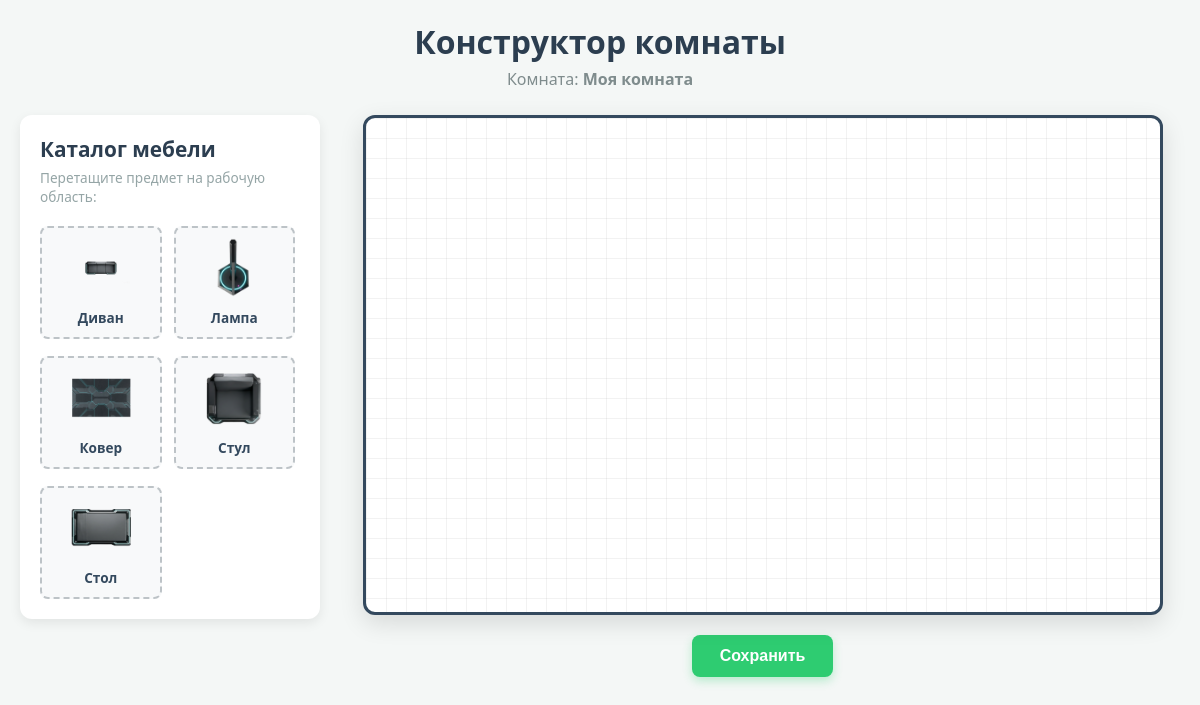
Before: / with the older database file.
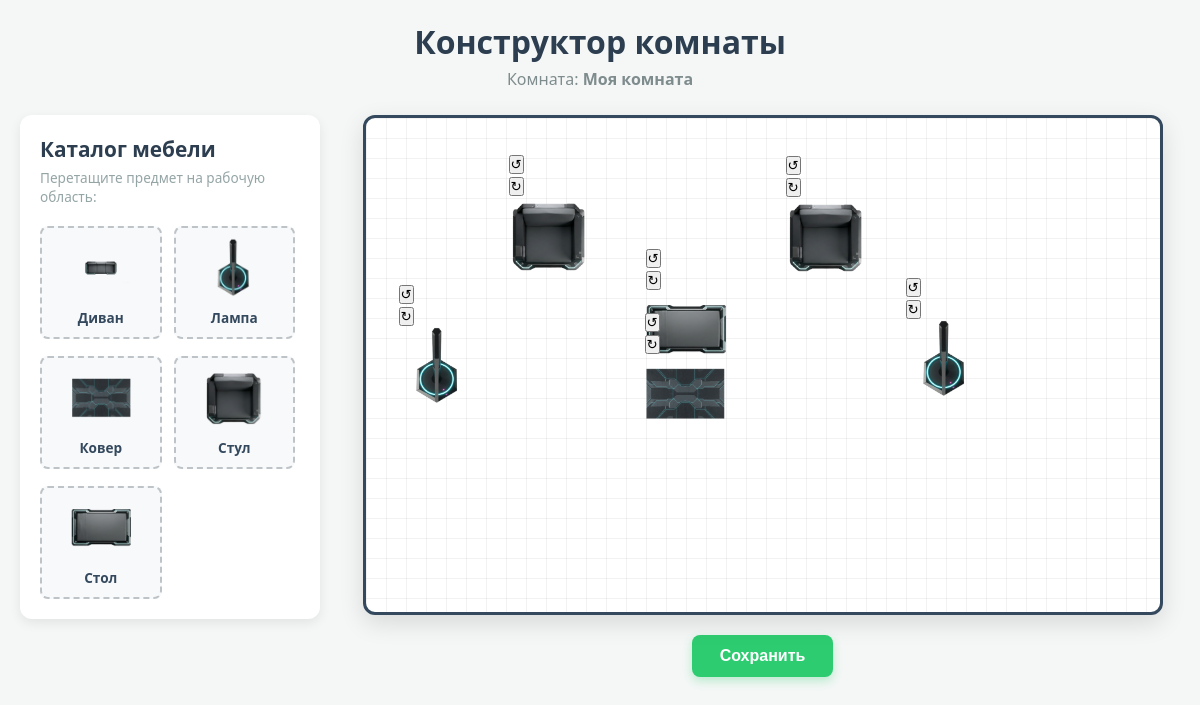
After: the same page with the newer database file.
### constructor/models.py (models this page shows, shortened)
class Room(models.Model):
    name = models.CharField(max_length=50, default='Моя комната', verbose_name='Комната')
    created_at = models.DateTimeField(auto_now_add=True, verbose_name='Дата создания')
    class Meta:
        verbose_name = 'Комната'
        verbose_name_plural = 'Комнаты'

class Furniture(models.Model):
    name = models.CharField(max_length=100, verbose_name='Предмет')
    category = models.CharField(max_length=50, verbose_name='Категория')
    image = models.ImageField(upload_to='furniture/', verbose_name='Изображение предмета')
    class Meta:
        verbose_name = 'Предмет мебели'
        verbose_name_plural = 'Каталог мебели'

class RoomFurniture(models.Model):
    room = models.ForeignKey(Room, on_delete=models.CASCADE, related_name='placed_furniture', verbose_name='Комната')
    furniture = models.ForeignKey(Furniture, on_delete=models.CASCADE, verbose_name='Предмет мебели')
    x_pos = models.IntegerField(default=0, verbose_name='Координата X (px)')
    y_pos = models.IntegerField(default=0, verbose_name='Координата Y (px)')
    width = models.IntegerField(default=80, verbose_name='Ширина (px)')
    height = models.IntegerField(default=80, verbose_name='Высота (px)')
    rotation = models.IntegerField(default=0, verbose_name='Угол поворота (гр.)')
    class Meta:
        verbose_name = 'Размещенный предмет'
        verbose_name_plural = 'Размещенная мебель в комнатах'

### constructor/views.py (the view)
# urls.py: path('', views.room_view, name='room'),
def room_view(request):
    room, created = Room.objects.get_or_create(id=1, defaults={'name': 'Моя комната'})
    furniture_catalog = Furniture.objects.all()
    placed_furniture = RoomFurniture.objects.filter(room=room)
    context = {
        'room': room,
        'furniture_catalog': furniture_catalog,
        'placed_furniture': placed_furniture
    }
    return render(request, 'constructor/room.html', context)

### constructor/templates/constructor/room.html (shortened to what this page needs)
{% load static %}
<!DOCTYPE html>
<html lang="en">
<head>
    <link rel="stylesheet" href="{% static 'constructor/css/style.css' %}">
</head>
<body>
    <header>
        <h1>Конструктор комнаты</h1>
        <p>Комната: <strong>{{ room.name }}</strong></p>
    </header>
    <main>
        <aside>
            <h2>Каталог мебели</h2>
            <p>Перетащите предмет на рабочую область:</p>
            <div class="catalog-list">
                {% for item in furniture_catalog %}
                    <div class="catalog-item" draggable="true" data-id="{{ item.id }}" data-name="{{ item.name }}" data-image="{{ item.image.url }}">
                        <img src="{{ item.image.url }}" alt="{{ item.name }}">
                        <span>{{ item.name }}</span>
                    </div>
                {% empty %}
                    <p class="empty-msg">Каталог пуст</p>
                {% endfor %}
            </div>
        </aside>
        <section class="room-panel">
            <div class="room-workspace" id="roomWorkspace" data-room-id="{{ room.id }}">
                {% for placed in placed_furniture %}
                    <div
                            class="placed-item"
                            style="
                                    left: {{ placed.x_pos }}px;
                                    top: {{ placed.y_pos }}px;
                                    width: {{ placed.width }}px;
                                    height: {{ placed.height }}px;
                                    transform: rotate({{ placed.rotation }}deg)"
                            data-furniture-id="{{ placed.furniture.id }}"
                            data-width="{{ placed.width }}"
                            data-height="{{ placed.height }}"
                            data-rotation="{{ placed.rotation }}">
                        <div class="placed-item-controls">
                            <button class="control-btn rot-left">&#8634;</button>
                            <button class="control-btn rot-right">&#8635;</button>
                        </div>
                        <img src="{{ placed.furniture.image.url }}">
                    </div>
                {% endfor %}
            </div>
            <div class="controls-panel">
                <button id="saveRoom" class="btn btn-success">Сохранить</button>
            </div>
        </section>
    </main>
</body>
</html>

### constructor/static/constructor/css/style.css (style rules this page uses)
* { box-sizing: border-box; margin: 0; padding: 0; }
body { font-family: 'Segoe UI', Tahoma, Geneva, Verdana, sans-serif; background-color: #f4f7f6; color: #333; display: flex; flex-direction: column; min-height: 100vh; padding: 20px; }
header { text-align: center; margin-bottom: 25px; }
header h1 { font-size: 2rem; color: #2c3e50; margin-bottom: 5px; }
header p { color: #7f8c8d; font-size: 1rem; }
main { display: flex; gap: 25px; max-width: 1300px; margin: 0 auto; width: 100%; align-items: flex-start; }
aside { flex: 0 0 300px; background: #ffffff; padding: 20px; border-radius: 12px; box-shadow: 0 4px 12px rgba(0, 0, 0, 0.08); }
aside h2 { font-size: 1.3rem; color: #2c3e50; margin-bottom: 5px; }
aside p { font-size: 0.85rem; color: #95a5a6; margin-bottom: 15px; }
.catalog-list { display: grid; grid-template-columns: repeat(2, 1fr); gap: 12px; max-height: 520px; overflow-y: auto; padding-right: 5px; }
.catalog-item { background: #f8f9fa; border: 2px dashed #bdc3c7; border-radius: 8px; padding: 10px; text-align: center; cursor: grab; transition: all 0.2s ease-in-out; user-select: none; margin-top: 5px; }
.catalog-item img { width: 60px; height: 60px; object-fit: contain; margin-bottom: 5px; pointer-events: none; }
.catalog-item span { display: block; font-size: 0.85rem; font-weight: 600; color: #34495e; }
.room-panel { flex: 1; display: flex; flex-direction: column; align-items: center; }
.room-workspace { width: 800px; height: 500px; background-color: #ffffff; position: relative; border: 3px solid #34495e; border-radius: 12px; box-shadow: 0 8px 24px rgba(0, 0, 0, 0.12); overflow: hidden; background-image: linear-gradient(rgba(0, 0, 0, 0.05) 1px, transparent 1px), linear-gradient(90deg, rgba(0, 0, 0, 0.05) 1px, transparent 1px); background-size: 20px 20px; }
.placed-item { position: absolute; cursor: move; display: inline-block; padding: 5px; border: 1px solid transparent; transition: border 0.15s ease; user-select: none; }
.placed-item img { width: 80px; height: 80px; object-fit: contain; display: block; pointer-events: none; }
.controls-panel { margin-top: 20px; width: 100%; display: flex; justify-content: center; }
.btn { padding: 12px 28px; font-size: 1rem; font-weight: bold; border: none; border-radius: 8px; cursor: pointer; transition: background-color 0.2s, transform 0.1s; }
.btn-success { background-color: #2ecc71; color: white; box-shadow: 0 4px 10px rgba(46, 204, 113, 0.3); }

Changed rows visible on the page:
added RoomFurniture: furniture.image (picture)
added RoomFurniture: furniture.image (picture)
added RoomFurniture: furniture.image (picture)
added RoomFurniture: furniture.image (picture)
added RoomFurniture: furniture.image (picture)
added RoomFurniture: furniture.image (picture)
